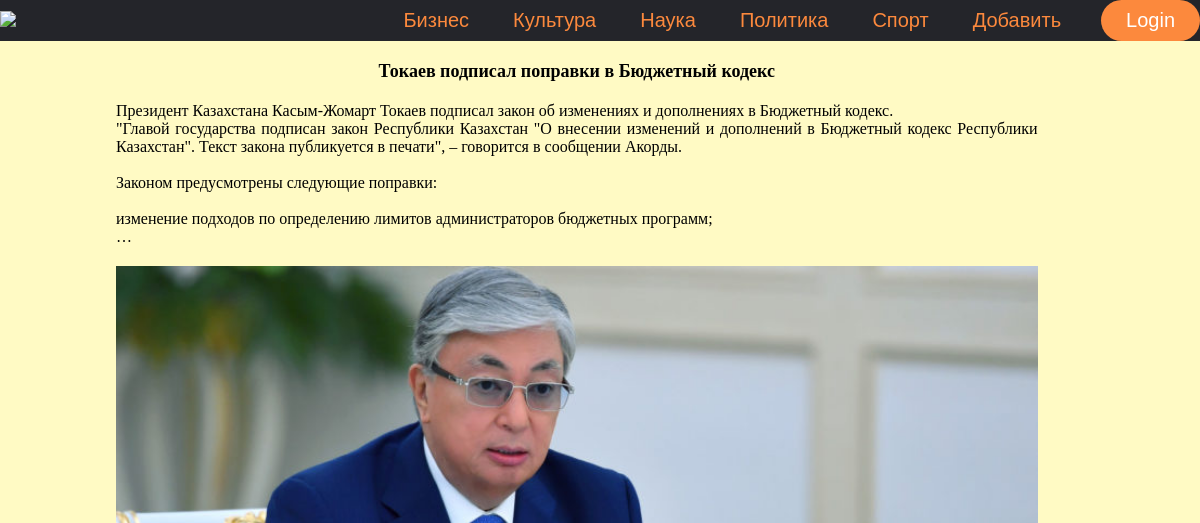
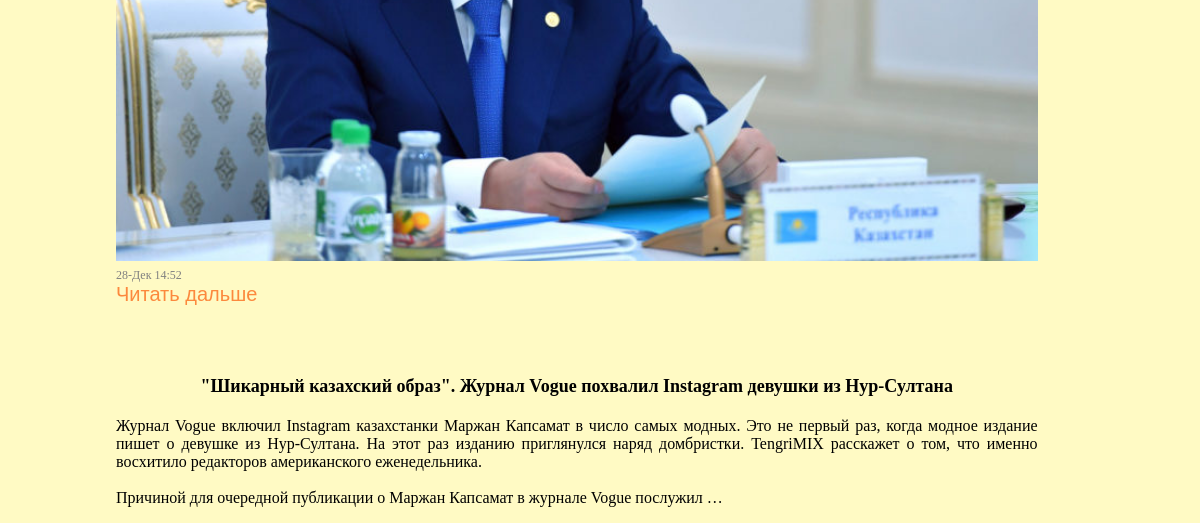
Before: / (upper part) with the older database file (2 pictures, top to bottom).
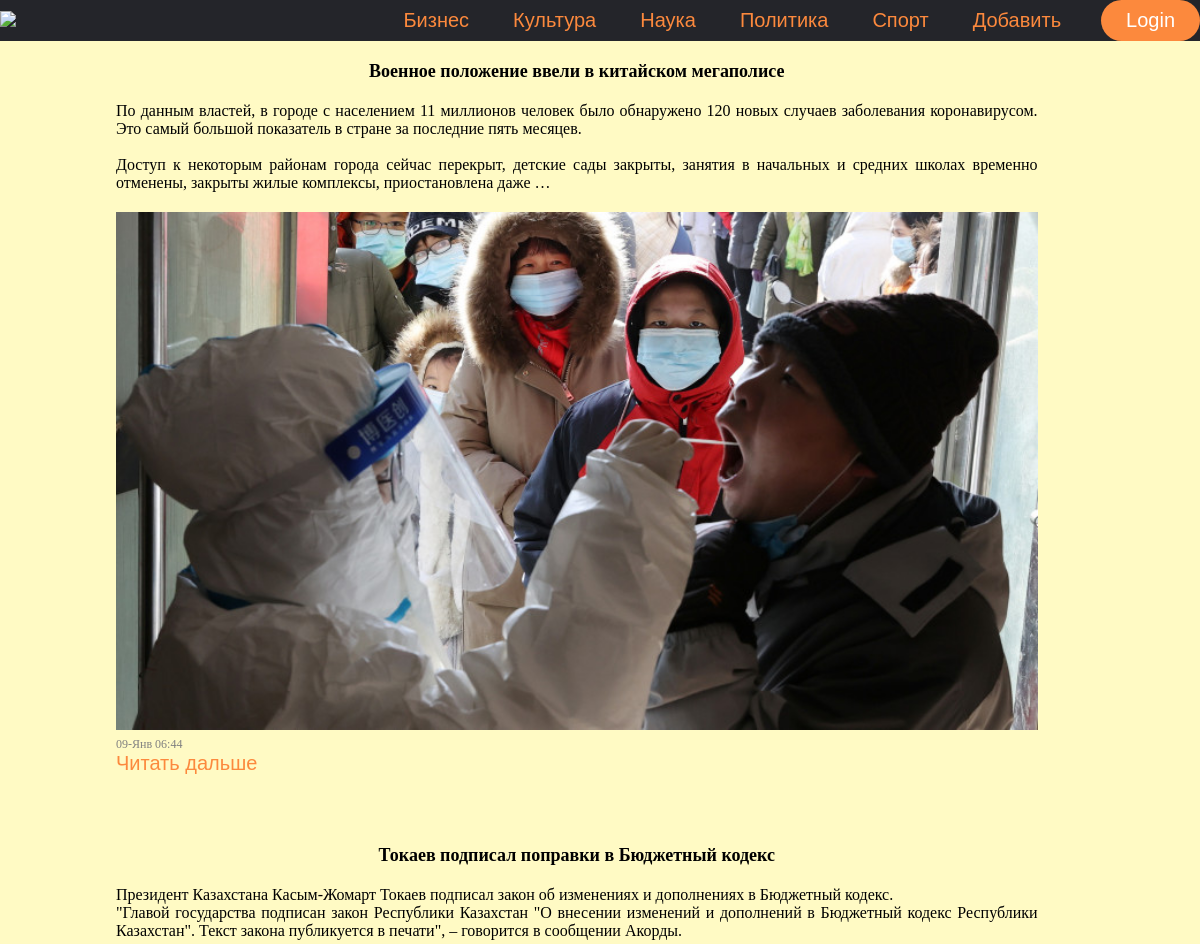
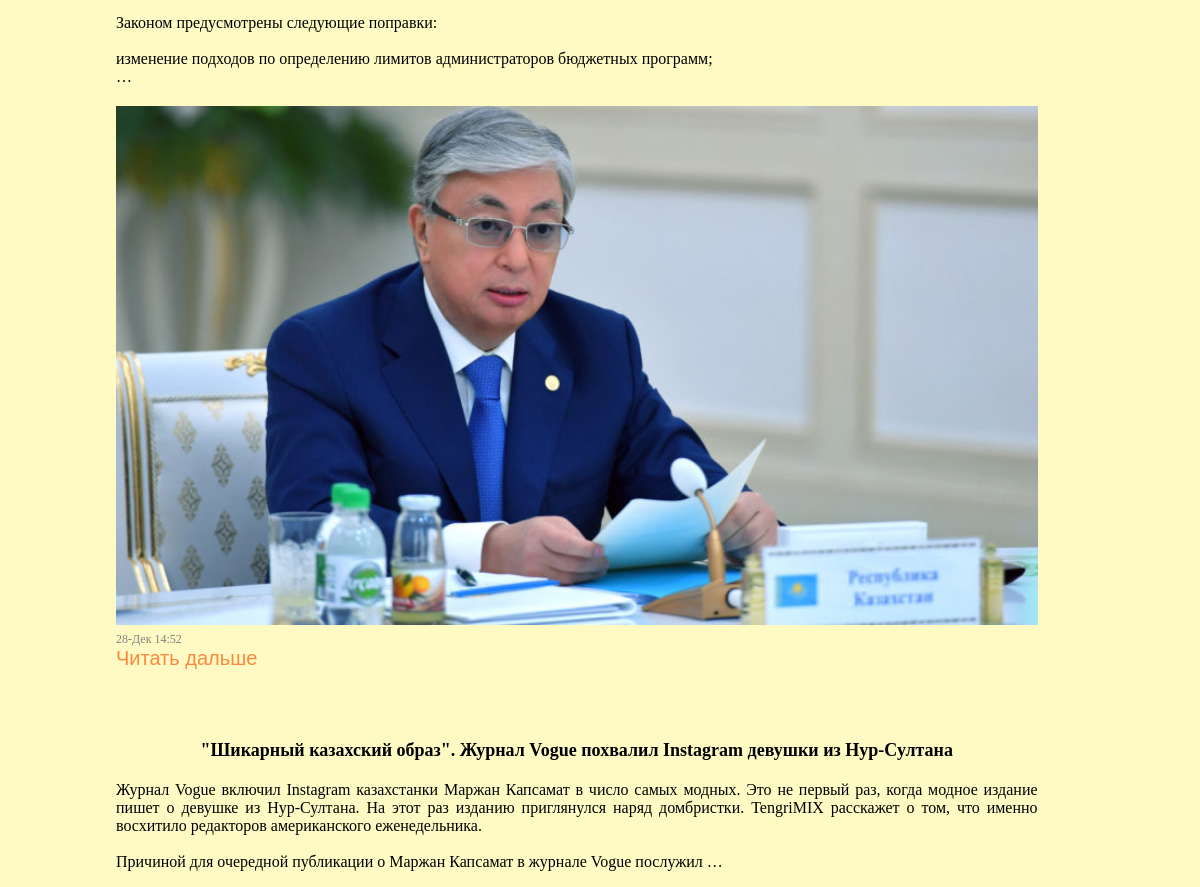
After: the same page with the newer database file (2 pictures, top to bottom).
### News/models.py (models this page shows, shortened)
class Category(models.Model):
    title = models.CharField(max_length=150, db_index=True, verbose_name='Категория')
    def get_absolute_url(self):
        return reverse('category', kwargs={'category_id':self.pk})
    class Meta:
        verbose_name = 'Категория'
        verbose_name_plural = 'Категории'
        ordering = ['title']

class News(models.Model):
    title = models.CharField(max_length=150, verbose_name='Наименование')
    content = models.TextField(blank=True, verbose_name='Контент')
    create_date = models.DateTimeField(auto_now_add=True, verbose_name='Дата Создание')
    update_date = models.DateTimeField(auto_now=True, verbose_name='Дата изменение')
    photo = models.ImageField(upload_to='photos/%m%d', verbose_name='Фото', blank=True, null=True)
    is_published = models.BooleanField(default=True, verbose_name='Публиковано')
    category = models.ForeignKey('Category', on_delete=models.PROTECT, null=True, verbose_name='Категория')
    def get_absolute_url(self):
        return reverse('news', kwargs={'news_id':self.pk})
    class Meta:
        verbose_name = 'Новость'
        verbose_name_plural = 'Новости'
        ordering = ['-create_date']

### News/views.py (the view)
# urls.py: path('', index, name = 'home'),
def index(request):
    news = News.objects.filter(is_published=True)
    con = {
        'news': news,
        'title': 'Список новостей',
    }
    return render(request, template_name='news/index.html', context=con)

### News/templatetags/news_tag.py (called while the page is built)
@register.simple_tag()
def get_category():
    return Category.objects.all()

### News/templates/news/index.html (shortened to what this page needs)
{% extends "base.html" %}
{% block content %}
{% for item in news %}
<div class="card" id="hood" style="max-width: 1000px;">
  <h3 class="card-title" id="cont" style="width: 96%;">{{item.title}}</h3>
  <p class="paragraf" style="width: 96%;">{{item.content|linebreaksbr|truncatewords:50}}</p>
  <img src="/photos/{{item.photo}}" class="news-img" style="width: 96%;"><br>
  <label style="font-size: 12px;" class="news-data">{{item.create_date | date:'d-M H:i'}}</label><br>
  <a href="{{item.get_absolute_url}}" class="btn-news">Читать дальше</a>
</div>
{% endfor %}
{% endblock %}

### templates/base.html (shortened to what this page needs)
<!DOCTYPE html>
<html lang="en">
{% load static %}
<head>
    <link rel="stylesheet" href="{% static 'css/default.css' %}">
    {% include '_navbar.html' %}
</head>
<body>
{% block content %} {% endblock %}
</body>
</html>

### templates/_navbar.html
{% load news_tag %}
{% load static %}
<header id="navbar">
	<a href="{% url 'home' %}"><img class="logo" src="{% static 'img/w-logo.png' %}"></a>
	<nav>
		<ul class="nav_links">
			{% get_category as category%}
				{% for cat in category %}
			<li class="nav-item">
				<a class="nav-link active" aria-current="page" href="{{ cat.get_absolute_url }}">{{cat.title}}</a>
			</li>
			{% endfor %}
			<li class="nav-item">
				<a class="nav-link active" aria-current="page" href="{% url 'add_news' %}">Добавить</a>
			</li>
		</ul>
	</nav>
	<button>Login</button>
</header>

### Jung/static/css/default.css (style rules this page uses)
* { box-sizing: border-box; margin: 0; padding: 0; }
body { background-color: #FFFAC4; }
.paragraf { font-size: 16px; padding: 20px 0px; text-align: justify; text-justify: inter-word; }
li, a, button { font-family: Arial, Helvetica, sans-serif; font-weight: 500; font-size: 20px; text-decoration: none; color: #fc893d; }
#hood { padding: 20px; }
h3 { font-family: Copperplate; font-size: 18px; text-align: center; }
header { background-color: #24252A; display: flex; overflow: hidden; width: 100%; justify-content: flex-end; align-items: center; margin-top: 0; }
.card { margin-bottom: 30px; }
.card h3, p, .news-img, .news-data, .btn-news { margin: 0px 10%; }
.logo { height: 50px; cursor: pointer; }
header a { margin-right: auto; }
.nav_links { list-style: none; }
.nav_links li { display: inline-block; padding: 0px 20px; }
.nav_links li a { transition: all 0.3s ease 0s; }
button { margin-left: 20px; padding: 9px 25px; color: white; background-color: #fc893d; border: none; border-radius: 50px; cursor: pointer; transition: all 0.3s ease 0s; }
.footer2 a, label { color: grey; }

Changed rows visible on the page:
added News: title "Военное положение ввели в китайском мегаполисе", content "По данным властей, в городе с населением 11 миллионов человек было обнаружено 120 новых случаев заболевания коронавирусом. Это самый большой показатель в стране за последние пять месяцев. Доступ к некоторым районам города сейчас перекрыт, детские сады закрыты, занятия в начальных и средних школах временно отменены, закрыты жилые комплексы, приостановлена даже …", photo (picture), create_date "09-Янв 06:44"
